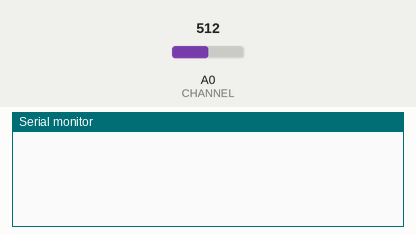
Recording of a sketch running on a simulated Arduino Uno, built with avr-gcc and run on an emulated ATmega328P. Shown: the last lines printed to the serial monitor. The inputs (shaded band) are chosen by the test bench; at power-on: A0 (CHANNEL) = 512.

Above: at 1.2 s.
1.3 s: A0 (CHANNEL) set to 716
At 3.1 s:
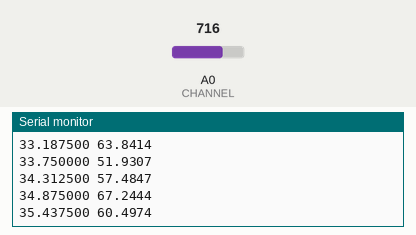
3.4 s: A0 (CHANNEL) set to 900
At 4.9 s:
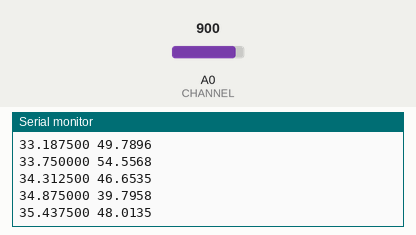
Timing chart, 0 to 6.4 s (numbered marks = the images above; inputs shaded):
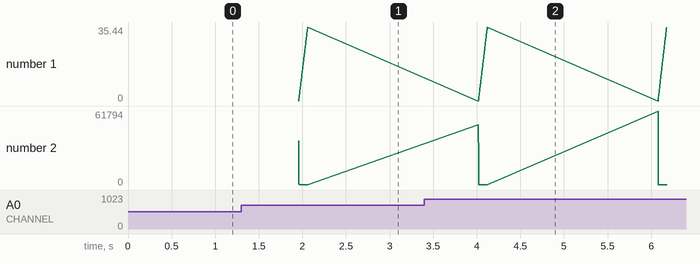

The sketch:

arduino_code2.ino
```cpp
// There are two speedup options for some of the FFT code:

// Define this to use reciprocal multiplication for division and some more speedups that might decrease precision
// #define FFT_SPEED_OVER_PRECISION

// Define this to use a low-precision square root approximation instead of the regular sqrt() call
// This might only work for specific use cases, but is significantly faster. Only works for ArduinoFFT<float>.
#define FFT_SQRT_APPROXIMATION

#include "arduinoFFT.h"

/*
These values can be changed in order to evaluate the functions
*/
#define CHANNEL A0
const uint16_t samples = 64*2; //This value MUST ALWAYS be a power of 2
const float samplingFrequency = 36*2; //Hz, must be less than 10000 due to ADC
unsigned int sampling_period_us;
unsigned long microseconds;

/*
These are the input and output vectors
Input vectors receive computed results from FFT
*/
float vReal[samples];
float vImag[samples];

/* Create FFT object with weighing factor storage */
ArduinoFFT<float> FFT = ArduinoFFT<float>(vReal, vImag, samples, samplingFrequency, true);

#define SCL_INDEX 0x00
#define SCL_TIME 0x01
#define SCL_FREQUENCY 0x02
#define SCL_PLOT 0x03

void setup()
{
  sampling_period_us = round(1000000*(1.0/samplingFrequency));
  Serial.begin(115200);
 // Serial.println("Ready");
}

void loop()
{
  microseconds = micros();
  for(int i=0; i<samples; i++)
  {
      vReal[i] = analogRead(CHANNEL);
      vImag[i] = 0;
      while(micros() - microseconds < sampling_period_us){
        //empty loop
      }
      microseconds += sampling_period_us;
  }
  FFT.windowing(FFTWindow::Hamming, FFTDirection::Forward);
  FFT.compute(FFTDirection::Forward);
  FFT.complexToMagnitude();
  PrintVector(vReal, (samples >> 1), SCL_FREQUENCY);
}

void PrintVector(float *vData, uint16_t bufferSize, uint8_t scaleType)
{
  for (uint16_t i = 0; i < bufferSize; i++)
  {
    float abscissa;
    /* Print abscissa value */
    switch (scaleType)
    {
      case SCL_INDEX:
        abscissa = (i * 1.0);
	break;
      case SCL_TIME:
        abscissa = ((i * 1.0) / samplingFrequency);
	break;
      case SCL_FREQUENCY:
        abscissa = ((i * 1.0 * samplingFrequency) / samples);
	break;
    }
    Serial.println();
    Serial.print(abscissa, 6);
    Serial.print(" ");
    Serial.print(vData[i], 4);
  }
}
```

Measured:
- after the input at 1.3 s, the serial monitor: prints a new line after 0.66 s (image 1)
